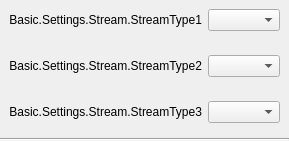
       <widget class="QWidget" name="streamPage">
        <layout class="QVBoxLayout" name="verticalLayout_5">
         <property name="leftMargin">
          <number>0</number>
         </property>
         <property name="topMargin">
          <number>0</number>
         </property>
         <property name="rightMargin">
          <number>0</number>
         </property>
         <property name="bottomMargin">
          <number>0</number>
         </property>
         <item>
          <widget class="QWidget" name="streamContainer" native="true">
           <property name="sizePolicy">
            <sizepolicy hsizetype="Preferred" vsizetype="Minimum">
             <horstretch>0</horstretch>
             <verstretch>0</verstretch>
            </sizepolicy>
           </property>
           <layout class="QVBoxLayout" name="verticalLayout_6">
            <property name="leftMargin">
             <number>0</number>
            </property>
            <property name="topMargin">
             <number>0</number>
            </property>
            <property name="rightMargin">
             <number>0</number>
            </property>
            <property name="bottomMargin">
             <number>0</number>
            </property>
            <item alignment="Qt::AlignTop">
             <widget class="QWidget" name="widget_5" native="true">
              <property name="sizePolicy">
               <sizepolicy hsizetype="Preferred" vsizetype="Maximum">
                <horstretch>0</horstretch>
                <verstretch>0</verstretch>
               </sizepolicy>
              </property>
              <layout class="QVBoxLayout" name="verticalLayout_7">
               <property name="leftMargin">
                <number>0</number>
               </property>
               <property name="topMargin">
                <number>0</number>
               </property>
               <property name="rightMargin">
                <number>0</number>
               </property>
               <property name="bottomMargin">
                <number>0</number>
               </property>
               <item>
                <widget class="QWidget" name="widget_6" native="true">
                 <layout class="QFormLayout" name="formLayout_8">
                  <property name="fieldGrowthPolicy">
                   <enum>QFormLayout::AllNonFixedFieldsGrow</enum>
                  </property>
                  <item row="0" column="0">
                   <widget class="QLabel" name="label_21">
                    <property name="minimumSize">
                     <size>
                      <width>170</width>
                      <height>0</height>
                     </size>
                    </property>
                    <property name="text">
                     <string>Basic.Settings.Stream.StreamType1</string>
                    </property>
                    <property name="alignment">
                     <set>Qt::AlignRight|Qt::AlignTrailing|Qt::AlignVCenter</set>
                    </property>
                    <property name="buddy">
                     <cstring>streamType1</cstring>
                    </property>
                   </widget>
                  </item>
                  <item row="0" column="1">
                   <widget class="QComboBox" name="streamType1"/>
                  </item>
                 </layout>
                </widget>
               </item>
               <item>
                <widget class="QWidget" name="widget_66" native="true">
                 <layout class="QFormLayout" name="formLayout_88">
                  <property name="fieldGrowthPolicy">
                   <enum>QFormLayout::AllNonFixedFieldsGrow</enum>
                  </property>
                  <item row="0" column="0">
                   <widget class="QLabel" name="label_211">
                    <property name="minimumSize">
                     <size>
                      <width>170</width>
                      <height>0</height>
                     </size>
                    </property>
                    <property name="text">
                     <string>Basic.Settings.Stream.StreamType2</string>
                    </property>
                    <property name="alignment">
                     <set>Qt::AlignRight|Qt::AlignTrailing|Qt::AlignVCenter</set>
                    </property>
                    <property name="buddy">
                     <cstring>streamType2</cstring>
                    </property>
                   </widget>
                  </item>
                  <item row="0" column="1">
                   <widget class="QComboBox" name="streamType2"/>
                  </item>
                 </layout>
                </widget>
               </item>
               <item>
                <widget class="QWidget" name="widget_67" native="true">
                 <layout class="QFormLayout" name="formLayout_89">
                  <property name="fieldGrowthPolicy">
                   <enum>QFormLayout::AllNonFixedFieldsGrow</enum>
                  </property>
                  <item row="0" column="0">
                   <widget class="QLabel" name="label_212">
                    <property name="minimumSize">
                     <size>
                      <width>170</width>
                      <height>0</height>
                     </size>
                    </property>
                    <property name="text">
                     <string>Basic.Settings.Stream.StreamType3</string>
                    </property>
                    <property name="alignment">
                     <set>Qt::AlignRight|Qt::AlignTrailing|Qt::AlignVCenter</set>
                    </property>
                    <property name="buddy">
                     <cstring>streamType3</cstring>
                    </property>
                   </widget>
                  </item>
                  <item row="0" column="1">
                   <widget class="QComboBox" name="streamType3"/>
                  </item>
                 </layout>
                </widget>
               </item>
               <item>
                <widget class="Line" name="line">
                 <property name="orientation">
                  <enum>Qt::Horizontal</enum>
                 </property>
                </widget>
               </item>
              </layout>
             </widget>
            </item>
           </layout>
          </widget>
         </item>
        </layout>
       </widget>
